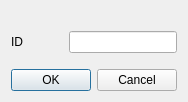
<?xml version="1.0" encoding="UTF-8"?>
<ui version="4.0">
 <class>EnterIdForm</class>
 <widget class="QDialog" name="EnterIdForm">
  <property name="geometry">
   <rect>
    <x>0</x>
    <y>0</y>
    <width>184</width>
    <height>102</height>
   </rect>
  </property>
  <property name="windowTitle">
   <string>Dialog</string>
  </property>
  <layout class="QVBoxLayout" name="verticalLayout_2">
   <item>
    <layout class="QVBoxLayout" name="verticalLayout">
     <item>
      <widget class="QLabel" name="titleLabel">
       <property name="text">
        <string/>
       </property>
       <property name="alignment">
        <set>Qt::AlignCenter</set>
       </property>
      </widget>
     </item>
     <item>
      <layout class="QHBoxLayout" name="horizontalLayout">
       <item>
        <widget class="QLabel" name="label">
         <property name="text">
          <string>ID</string>
         </property>
        </widget>
       </item>
       <item>
        <widget class="QLineEdit" name="idEdit">
         <property name="sizePolicy">
          <sizepolicy hsizetype="Minimum" vsizetype="Fixed">
           <horstretch>0</horstretch>
           <verstretch>0</verstretch>
          </sizepolicy>
         </property>
        </widget>
       </item>
      </layout>
     </item>
     <item>
      <spacer name="verticalSpacer">
       <property name="orientation">
        <enum>Qt::Vertical</enum>
       </property>
       <property name="sizeHint" stdset="0">
        <size>
         <width>20</width>
         <height>40</height>
        </size>
       </property>
      </spacer>
     </item>
    </layout>
   </item>
   <item>
    <widget class="QDialogButtonBox" name="buttonBox">
     <property name="orientation">
      <enum>Qt::Horizontal</enum>
     </property>
     <property name="standardButtons">
      <set>QDialogButtonBox::Cancel|QDialogButtonBox::Ok</set>
     </property>
    </widget>
   </item>
  </layout>
 </widget>
 <resources/>
 <connections>
  <connection>
   <sender>buttonBox</sender>
   <signal>accepted()</signal>
   <receiver>EnterIdForm</receiver>
   <slot>accept()</slot>
   <hints>
    <hint type="sourcelabel">
     <x>248</x>
     <y>254</y>
    </hint>
    <hint type="destinationlabel">
     <x>157</x>
     <y>274</y>
    </hint>
   </hints>
  </connection>
  <connection>
   <sender>buttonBox</sender>
   <signal>rejected()</signal>
   <receiver>EnterIdForm</receiver>
   <slot>reject()</slot>
   <hints>
    <hint type="sourcelabel">
     <x>316</x>
     <y>260</y>
    </hint>
    <hint type="destinationlabel">
     <x>286</x>
     <y>274</y>
    </hint>
   </hints>
  </connection>
 </connections>
</ui>
